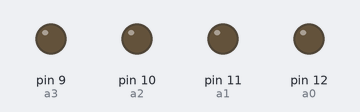
The sketch below on a simulated Arduino Uno, built with avr-gcc and run on an emulated ATmega328P. Shown: output pins drawn as LEDs (lit = HIGH).

Above: at 0.2 s.
At 1.2 s:
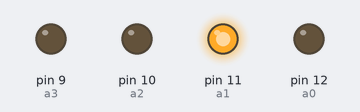
At 2.2 s:
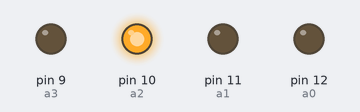
At 4.7 s:
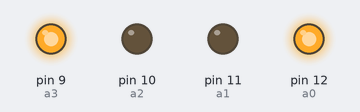
At 7.2 s:
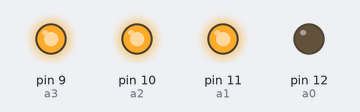
At 9.7 s:
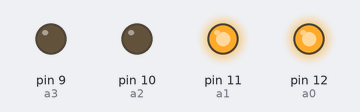
Timing chart, 0 to 10.4 s (numbered marks = the images above):
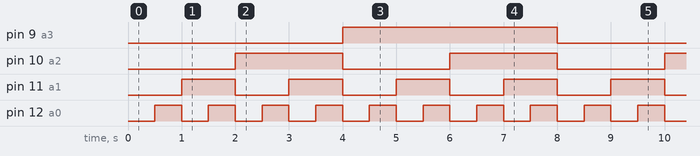

The sketch:

binary_counter_4bit.ino
```cpp
const int a0 = 12;
const int a1 = 11;
const int a2 = 10;
const int a3 = 9;

void setup(){
  pinMode(a3, OUTPUT);
  pinMode(a2, OUTPUT);
  pinMode(a1, OUTPUT);
  pinMode(a0, OUTPUT);
}
void loop(){

    for(int i=0;i<=15;i++){
      switch(i){
        case 0:
        digitalWrite(a3,LOW);
        digitalWrite(a2,LOW);
        digitalWrite(a1,LOW);
        digitalWrite(a0,LOW);
        delay(500);break;

        case 1:
        digitalWrite(a3,LOW);
        digitalWrite(a2,LOW);
        digitalWrite(a1,LOW);
        digitalWrite(a0,HIGH);
        delay(500);break;

        case 2:
        digitalWrite(a3,LOW);
        digitalWrite(a2,LOW);
        digitalWrite(a1,HIGH);
        digitalWrite(a0,LOW);
        delay(500);break;

        case 3:
        digitalWrite(a3,LOW);
        digitalWrite(a2,LOW);
        digitalWrite(a1,HIGH);
        digitalWrite(a0,HIGH);
        delay(500);break;

        case 4:
        digitalWrite(a3,LOW);
        digitalWrite(a2,HIGH);
        digitalWrite(a1,LOW);
        digitalWrite(a0,LOW);
        delay(500);break;

        case 5:
        digitalWrite(a3,LOW);
        digitalWrite(a2,HIGH);
        digitalWrite(a1,LOW);
        digitalWrite(a0,HIGH);
        delay(500);break;

        case 6:
        digitalWrite(a3,LOW);
        digitalWrite(a2,HIGH);
        digitalWrite(a1,HIGH);
        digitalWrite(a0,LOW);
        delay(500);break;

        case 7:
        digitalWrite(a3,LOW);
        digitalWrite(a2,HIGH);
        digitalWrite(a1,HIGH);
        digitalWrite(a0,HIGH);
        delay(500);break;

        case 8:
        digitalWrite(a3,HIGH);
        digitalWrite(a2,LOW);
        digitalWrite(a1,LOW);
        digitalWrite(a0,LOW);
        delay(500);break;

        case 9:
        digitalWrite(a3,HIGH);
        digitalWrite(a2,LOW);
        digitalWrite(a1,LOW);
        digitalWrite(a0,HIGH);
        delay(500);break;

        case 10:
        digitalWrite(a3,HIGH);
        digitalWrite(a2,LOW);
        digitalWrite(a1,HIGH);
        digitalWrite(a0,LOW);
        delay(500);break;

        case 11:
        digitalWrite(a3,HIGH);
        digitalWrite(a2,LOW);
        digitalWrite(a1,HIGH);
        digitalWrite(a0,HIGH);
        delay(500);break;

        case 12:
        digitalWrite(a3,HIGH);
        digitalWrite(a2,HIGH);
        digitalWrite(a1,LOW);
        digitalWrite(a0,LOW);
        delay(500);break;

        case 13:
        digitalWrite(a3,HIGH);
        digitalWrite(a2,HIGH);
        digitalWrite(a1,LOW);
        digitalWrite(a0,HIGH);
        delay(500);break;

        case 14:
        digitalWrite(a3,HIGH);
        digitalWrite(a2,HIGH);
        digitalWrite(a1,HIGH);
        digitalWrite(a0,LOW);
        delay(500);break;

        case 15:
        digitalWrite(a3,HIGH);
        digitalWrite(a2,HIGH);
        digitalWrite(a1,HIGH);
        digitalWrite(a0,HIGH);
        delay(500);break;
      }
    }
  }
```

Measured:
- by itself, pin 9 (a3): alternates HIGH for 4.0 s and LOW for 4.0 s
- by itself, pin 10 (a2): alternates HIGH for 2.0 s and LOW for 2.0 s
- by itself, pin 11 (a1): alternates HIGH for 1.0 s and LOW for 1.0 s
- by itself, pin 12 (a0): alternates HIGH for 0.50 s and LOW for 0.50 s
